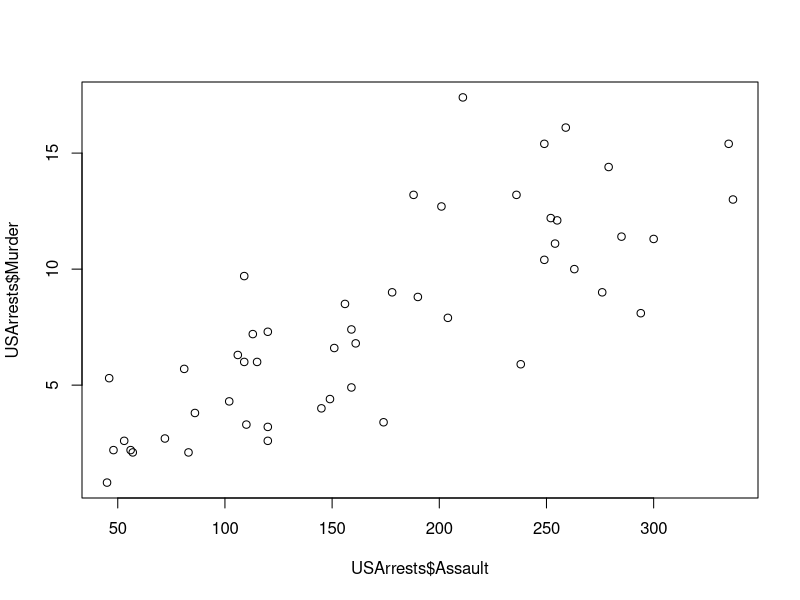

R code for this plot:
## ---- chunk 1
plot(USArrests$Assault, USArrests$Murder)
